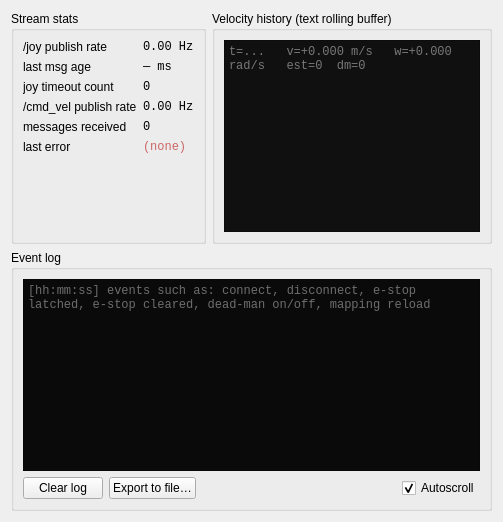
      <widget class="QWidget" name="tabDiag">
       <attribute name="title"><string>Diagnostics</string></attribute>
       <layout class="QGridLayout" name="tabDiagLayout">

        <item row="0" column="0">
         <widget class="QGroupBox" name="grpStats">
          <property name="title"><string>Stream stats</string></property>
          <layout class="QFormLayout" name="grpStatsLayout">
           <item row="0" column="0"><widget class="QLabel" name="lblStatHzCap"><property name="text"><string>/joy publish rate</string></property></widget></item>
           <item row="0" column="1"><widget class="QLabel" name="lblStatHz"><property name="text"><string>0.00 Hz</string></property><property name="styleSheet"><string>font-family:monospace;</string></property></widget></item>
           <item row="1" column="0"><widget class="QLabel" name="lblStatLatencyCap"><property name="text"><string>last msg age</string></property></widget></item>
           <item row="1" column="1"><widget class="QLabel" name="lblStatLatency"><property name="text"><string>— ms</string></property><property name="styleSheet"><string>font-family:monospace;</string></property></widget></item>
           <item row="2" column="0"><widget class="QLabel" name="lblStatTimeoutCap"><property name="text"><string>joy timeout count</string></property></widget></item>
           <item row="2" column="1"><widget class="QLabel" name="lblStatTimeout"><property name="text"><string>0</string></property><property name="styleSheet"><string>font-family:monospace;</string></property></widget></item>
           <item row="3" column="0"><widget class="QLabel" name="lblStatCmdHzCap"><property name="text"><string>/cmd_vel publish rate</string></property></widget></item>
           <item row="3" column="1"><widget class="QLabel" name="lblStatCmdHz"><property name="text"><string>0.00 Hz</string></property><property name="styleSheet"><string>font-family:monospace;</string></property></widget></item>
           <item row="4" column="0"><widget class="QLabel" name="lblStatMsgsCap"><property name="text"><string>messages received</string></property></widget></item>
           <item row="4" column="1"><widget class="QLabel" name="lblStatMsgs"><property name="text"><string>0</string></property><property name="styleSheet"><string>font-family:monospace;</string></property></widget></item>
           <item row="5" column="0"><widget class="QLabel" name="lblStatErrCap"><property name="text"><string>last error</string></property></widget></item>
           <item row="5" column="1"><widget class="QLabel" name="lblStatErr"><property name="text"><string>(none)</string></property><property name="styleSheet"><string>color:#cc6666; font-family:monospace;</string></property></widget></item>
          </layout>
         </widget>
        </item>

        <item row="0" column="1">
         <widget class="QGroupBox" name="grpVelHistory">
          <property name="title"><string>Velocity history (text rolling buffer)</string></property>
          <layout class="QVBoxLayout" name="grpVelHistoryLayout">
           <item>
            <widget class="QPlainTextEdit" name="txtVelHistory">
             <property name="readOnly"><bool>true</bool></property>
             <property name="styleSheet"><string>font-family:monospace; font-size:9pt; background:#101010; color:#ddd;</string></property>
             <property name="placeholderText"><string>t=...   v=+0.000 m/s   w=+0.000 rad/s   est=0  dm=0</string></property>
            </widget>
           </item>
          </layout>
         </widget>
        </item>

        <item row="1" column="0" colspan="2">
         <widget class="QGroupBox" name="grpEventLog">
          <property name="title"><string>Event log</string></property>
          <layout class="QVBoxLayout" name="grpEventLogLayout">
           <item>
            <widget class="QPlainTextEdit" name="txtEventLog">
             <property name="readOnly"><bool>true</bool></property>
             <property name="styleSheet"><string>font-family:monospace; font-size:9pt; background:#0a0a0a; color:#cfcfcf;</string></property>
             <property name="placeholderText"><string>[hh:mm:ss] events such as: connect, disconnect, e-stop latched, e-stop cleared, dead-man on/off, mapping reload</string></property>
            </widget>
           </item>
           <item>
            <layout class="QHBoxLayout" name="logBtnLayout">
             <item><widget class="QPushButton" name="btnClearLog"><property name="text"><string>Clear log</string></property></widget></item>
             <item><widget class="QPushButton" name="btnExportLog"><property name="text"><string>Export to file…</string></property></widget></item>
             <item><spacer name="logSpacer"><property name="orientation"><enum>Qt::Horizontal</enum></property><property name="sizeHint" stdset="0"><size><width>40</width><height>20</height></size></property></spacer></item>
             <item><widget class="QCheckBox" name="chkAutoscroll"><property name="text"><string>Autoscroll</string></property><property name="checked"><bool>true</bool></property></widget></item>
            </layout>
           </item>
          </layout>
         </widget>
        </item>
       </layout>
      </widget>
